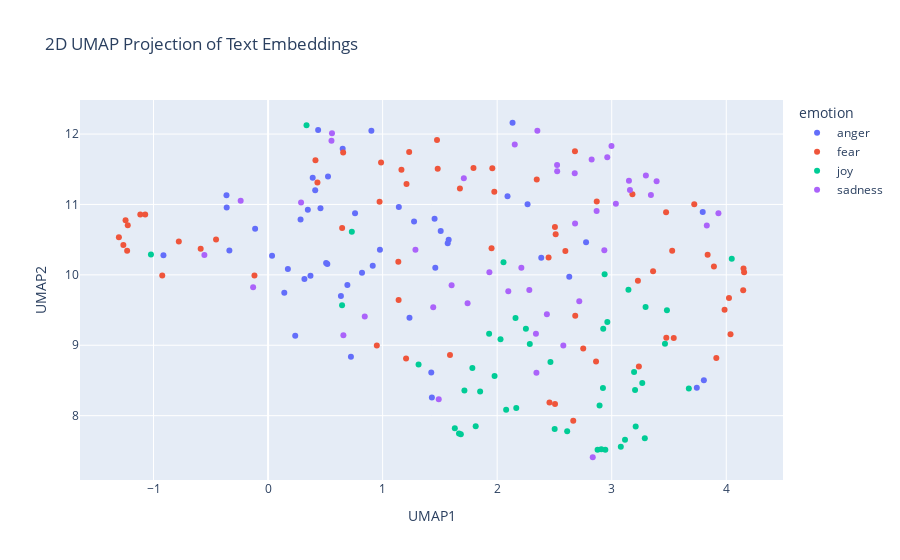

The notebook cell this image was saved under:
### Code cell
import pandas as pd
import numpy as np
import umap
import plotly.express as px

# Concatenate the training and test data
combined_df = pd.concat([train_df_new, test_df_new], ignore_index=True)

# Prepare the embeddings for UMAP
# Convert the list of embeddings into a 2D numpy array
X_embeddings = np.array(combined_df['embeddings_values'].tolist())

# Apply UMAP for dimensionality reduction
reducer = umap.UMAP(n_components=2, metric='cosine', random_state=28) 
embedding_2d = reducer.fit_transform(X_embeddings)

# Create a DataFrame for plotting
df_plot = pd.DataFrame(embedding_2d, columns=['UMAP1', 'UMAP2'])
df_plot['emotion'] = combined_df['emotion']
df_plot['intensity'] = combined_df['intensity']
df_plot['text'] = combined_df['text']


# Visualize the embeddings with Plotly
fig = px.scatter(
    df_plot,
    x='UMAP1',
    y='UMAP2',
    color='emotion',  # Color points by the 'emotion' column
    hover_data=['text', 'intensity'],  # Show text and intensity on hover
    title='2D UMAP Projection of Text Embeddings'
)

fig.show()

### Figure 1 — Plotly figure (JSON) as saved in the notebook; plotly's stock layout.template omitted (floating-point values rounded to 4 significant figures)
{"data": [{"customdata": [["Delete this shit Josh just screenshotted my snap me", 0.583], ["Tonight's #DragRace #AllStars2 episode GAVE ME LIFE! Yaassss queens! #teamalaska #teamkatya #revenge #bwahaha", 0.2], ["@healeyraine I'm offended, I actually am", 0.479], ["Some Mexican ladies irritate the fuck outta me. Have a their own lil preschool of fucking kids for the welfare &amp; allllat smh.", 0.771], ["come on let's make em hate 😘make em pout they face 👿😩.", 0.521], ["@Casper10666 I assure you there is no laughter, but increasing anger at the costs, and arrogance of Westminster.", 0.604], ["When you forget to mention you were bought dreamboys tickets 🙄😂 ", 0.354], ["You can't fight the elephants until you have wrestled the pigs. #quoteoftheday #relentless", 0.271], [".@DIVAmagazine than straight people. Even the arse straight guys who think that means a threesome is fine.  ", 0.517], ["Listening to Joey really helps me and my anger.", 0.5], ["I wish the next madden has a story mode too. Just like Fifa 17 #madden", 0.312], ["I need a 🍱sushi date🍙 @AnzalduaG 🍝an olive guarded date🧀 @lexiereid369 and a 👊🏼Rockys date🍕 #tiff", 0.354], ["@saclivin @MrsCagg specific &amp; intentional way. And part of that intention is to provoke conversation around systemic racism towards blacks.", 0.583], ["😳The intensity that @sydneyswans play at is extraordinary #relentless #AFLCatsSwans #AFLFinals 🏉👏🏿", 0.292], ["@ThomsonCares Sam- yes we have! Not helpful at all! We need this sorting ASAP! You keep promising stuff that doesn't happen!!!! #fuming", 0.771], ["you know cyran still hasn't done makeup based on jeongguk's tiddy like i suggested and i'm ", 0.375], ["@CI  I don't think Monalisa has respect for anyone but herself! I think she'll ruffle a few feathers. #TheJail", 0.625], ["Some bloke on the train who's obviously trying to provoke West Ham fans by loudly slagging off the stadium to his mate on the phone", 0.434], ["@brian5or6 turn that shit off!   Home Button under Accessibility. \\n\\nWhen did innovation become mind fuckery? . #iphonePhoneHome", 0.688], ["@VodafoneUKhelp @VodafoneUK wow!! My bill is £44.77 and hav a text from u to prove that and you have taken £148!!!!! #swines #fuming #con!", 0.792], ["@StarklyDark 'I know you trusted me.' His words were soft as he ignored the anger and focused on the hurt beneath. 'I know I screwed up.' --", 0.562], ["GAMEDAY VS BUFORD TODAY AT 5:30 AT HOME!!!!!!!!! NEVER BEEN SO EXCITED #revenge", 0.354], ["Candice's pout is gonna take someone eye out mate! #GBBO", 0.542], ["@Thebeast_ufc what happened to the suicide tweet it was a joke obviously how could that offend anyone?🤔", 0.542], ["@girlsreallyrule Both Trump + King are relentless self-promoters who don't give a rip about anyone else. A perfect match for both Donalds.", 0.521], ["I've been wanting salty fries from McDonald's since yesterday and I'm burning my fingers eating them bc these shits 🔥🔥🔥", 0.396], ["I offend u", 0.417], ["As if he heard my thought on the ether, my #ex has just posted #facebook pic of himself snuggling up with said #cats... now Im just ", 0.438], ["@Hoopdawg87 @MickThePerm Meanwhile white cops keep killing black people. But there's less outrage about that. Strange society that.", 0.5], ["@m_t_f_72 I'm not surprised, I would be fuming! 😤", 0.479], ["@cc_yandian @HillaryClinton her team must draw from a hat for daily personality #drugged  #yeller #quiet #screamer #😂😂", 0.521], ["@TaraSetmayer @oliverdarcy AA have the right of passage when it comes to the 'N' word.  Why should he insult him in his church.  Ignorant!", 0.562], ["I was going to say that Rooney is a shadow of his former self but I don't want to offend any shadows. #NTFCvMUFC", 0.396], ["@Kim_is__bored exactly what I have been saying on fb.. ", 0.354], ["Get to work and there's a fire drill. #fire #burning #outthere #inthedark", 0.479], ["@WestonKoury so leafy can roast the Pokemon go kid but not you what an outrage that just means that he is more relevant than y-I mean kisses", 0.491], ["Why are people that don't have iPhones so bitter about iPhones???? Can someone explain", 0.625], ["when you find out the initiative isn't even a thing 😧 #revenge", 0.542], ["@fluffysoftlouis no no. I insist that you give me your best insult first", 0.562], ["Why to have vanity sizes?Now sizes S,XS(evenXXS sometimes) are too big, WTF?! Dear corporate jerks, Lithuania didn't need this. #rant #angry", 0.708], ["#oow16 #sting decent new song", 0.125], ["Just joined #pottermore and was sorted into HUFFLEPUFF 😡😡😡 ", 0.438], ["Might just leave and aggravate bae", 0.417], ["@DxfyingGrxvity - frustration, looking up at Elphaba in a frown of aggravation. Her high pitched voice was growing more and more --", 0.604], ["Sorry guys I have absolutely no idea what time i'll be on cam tomorrow but will keep you posted. ", 0.202], ["Everybody talking about 'the first day of fall' but summer '16 is never gonna die #revenge @Drake", 0.417], ["@LeonWobYP b***er off. NCFC is a grudge match :)", 0.542], ["I wouldn't have #anger issues.....if she didn't have #lying issues.....think about that one. #pow #lies #confusion", 0.5]], "hovertemplate": "emotion=anger<br>UMAP1=%{x}<br>UMAP2=%{y}<br>text=%{customdata[0]}<br>intensity=%{customdata[1]}<extra></extra>", "legendgroup": "anger", "marker": {"color": "#636efa", "symbol": "circle"}, "mode": "markers", "name": "anger", "orientation": "v", "showlegend": true, "type": "scatter", "x": [0.4574, 3.743, 0.3701, 0.3471, 0.8201, 1.274, 2.385, 0.237, 0.2835, 1.425, 2.134, 1.235, -0.3614, 0.7233, 0.6513, 1.577, 0.03466, 0.6358, 0.3896, 0.4371, 2.629, 3.804, 0.9136, 0.1729, -0.3378, 0.7592, 0.1415, 1.454, -0.3633, 1.142, -0.9136, -0.1132, 0.6923, 0.9765, 3.795, 0.5173, 0.4114, 2.09, 0.3173, 0.5232, 1.43, 0.9019, 1.46, 1.568, 2.776, 2.265, 0.5068, 1.507], "xaxis": "x", "y": [10.94, 8.395, 9.987, 10.92, 10.03, 10.76, 10.24, 9.137, 10.79, 8.613, 12.16, 9.391, 10.96, 8.837, 11.79, 10.5, 10.27, 9.7, 11.38, 12.06, 9.972, 8.502, 10.13, 10.08, 10.35, 10.87, 9.746, 10.8, 11.13, 10.96, 10.28, 10.65, 9.855, 10.36, 10.89, 10.15, 11.2, 11.12, 9.94, 11.4, 8.256, 12.05, 10.1, 10.45, 10.46, 11.0, 10.17, 10.62], "yaxis": "y"}, {"customdata": [["@GuardianAus @guardian because there is a realistic probability that a clown might be their next president. #clown #uspol ", 0.604], ["#Muslims are the principle victims of #terrorism. More Muslims are dying at the hands of these #terrorists than anyone else. #YounusAlGohar", 0.583], ["@Gibberman10 @ScottHoward42 any of y'all remember when MLB tried a futuristic jersey those were all ", 0.24], ["Swear to God don't get a smart meter from your power company, 8 months of daft bills, 6 visits from British Gas  #stressed", 0.625], ["Today's alarm shows how unprepared professors and students are when it comes to emergency protocols. We don't know where to go @CalStateLA", 0.667], ["@ChrisChristie You have no Police credentials-You were a litigator. Nothing more-No Experience.#Sad #TrumpPuppet #Felon #bully #jersey4sale", 0.479], ["Malins with another surging run forward almost sets McCreadie up at the far post.  Decent game for the neutral, nervous for @Lewes_cfc fans", 0.6], ["It was an #amazing #start to the first #fall  day. Will it be an #Indiansummer", 0.292], ["In my room 101 would go  Russell Howard,Tom Odell,Michael Buble!!! #pants #nogood #dire", 0.438], ["Everything you’ve ever wanted is on the other side of fear. –George Addair #ThursdayThoughts #yourpushfactor  #life #quote", 0.271], ["6. 5 minutes to perform and I'm #nervous I wish these noises would stop #handicapped #annoyed", 0.875], ["@PatBlanchfield so you mean “like Uber but for despair for someone other than the driver'", 0.455], ["@LFC What an awful team", 0.312], ["@ExpressScripts u shd b embrrssd. u jack up my bp meds twice and it will still take 3-5 days? Not express at all. #expressscripts #horrible", 0.562], ["@MasterTomTheDom  I hate winter, I dread it's arrival.", 0.556], ["Tomorrow is the day I cut and dye my hair! 😳  #excited", 0.438], ["#NewYork: Several #Baloch &amp; Indian activists hold demonstrations outside @UN headquarters demanding Pak to stop exporting #terror into India", 0.59], ["Recording some more #FNAF and had to FaceTime my mum to let her know I was okay after I let out a high pitched scream 😂 #horror #suchagirl", 0.604], ["i wanna passion and fear", 0.5], ["Georgia Tech's Secondary is as soft as a marshmallow. ", 0.125], ["When you make a great tasting shake and no words can describe it!😃👌🏻  #herbalifenutrition #tastesogood #nowords", 0.125], ["That goes the #alarm", 0.479], ["@kevinrouth Now that's what I call a gameface! #gameface  #intimidate", 0.458], ["That free kick from Rooney was awful", 0.333], ["shake fries", 0.181], ["Going to get myself a copy of @StephenKing's CUJO for an upcoming project that I can't talk about just yet.  #amwriting", 0.292], ["False alarm, she's not coming out today 😞", 0.521], ["@MidgetTamer @RAIDERS @52Mack_ Make him be a bully. Sit him in a room by himself and let him look at Debo all day.", 0.438], ["Ready for my sweet princess to arrive. I'll he 37 weeks this Saturday! #excited #nervous", 0.352], ["For the last 2 years the U.S. has been averaging about 4 terrorist attacks a month. Good debate topic. #Trump #Hillary ", 0.438], ["@TeaPartyOrg Hes right when the Civil war starts it will be wall to wall terrorism and i don't fancy the Muzzy's chances", 0.66], ["@falklands_utd @mauriciomacri \\nbecause distrust in life , Argentina has a lot of heart and this President is worth every vote.", 0.312], ["I had a dream that I dropped my iPhone 7 and it broke T_T #cry #iPhone7 ", 0.833], ["Yo Yo Yo,my name is #DarthVader \\nI feel like I need to puff on my inhaler (I'm no rapper but that was some sick bars) #breathless #bars #rap", 0.208], ["While we focus on issue of #IPCA @IHFOKids Indulges in #intimidation @BringRoshniHome @ChildrensIssues @MEAIndia @MinistryWCD #StopCruelty", 0.562], ["Round 2  #pcola", 0.229], ["@Mickeyplyler @QualkTalk the refs are in GT's favor tonight. #terrible", 0.312], ["if anyone spoils any of my fucking shows I will haunt you in the afterlife so help me god", 0.451], ["Home is where the heart lies ! Love my little island but my birth city just ain't acting right &amp; im not feeling too good about it #restless", 0.583], ["@BigDaddyx47 awe I'm sorry! I have 2 dogs 3 cats &amp; a snake", 0.188], ["#BB18 Michelle crying  again #shocking #bitter He's  just not that into you 😢#TeamNicole", 0.521], ["@twlldun @bbcquestiontime @JacobReesMogg @leicesterliz @normanlamb @CarolineLucas @JuliaHB1 Oh god, not Brewer again. The horror, the horror", 0.696], ["@eclecticbrotha Thanks, big bro. It's shake and bake and you helped.", 0.184], ["I have to finally tell my therapist about my sexuality ... last frontier ... not sure I can do it in the AM #fear #SingleGirlProblems", 0.938], ["Just had a massive argument with my alarm today... I didn't want to get up. I don't know how we're going to fix this by tomorrow morning 😕", 0.667], ["Home is where the heart lies ! Love my little island but my birth city just ain't acting right &amp; im not feeling too good about it ", 0.583], ["You don't know what to expect by Brendon's video lmao LA devotee video got me shook ", 0.354], ["@datboyJuniorE lool soon as man start loosing weight.  Its panic", 0.604], ["Damnnit! Gonna be 1400 pts shy on Chiefs Rewards of getting a post game photo.", 0.521], ["Thank god the feds did not raise rates. Assume they are nervous about a world where 990 is the new employee  form  &amp; the safety net is zilch", 0.45], ["Starting not to give a fuck and stopped fearing the consequence", 0.396], ["@fatgirlhealthy @MBSCBILL ....so that what do to use violence and intimidation for a polictical agenda.; aka terrorism?", 0.667], ["Tweeting from the sporadic wifi on the tube #perilous", 0.434], ["At school, my classmate is with me at music class and he sang Hallelujah like, god, with my friend we were breathless.", 0.22], ["I know this is going to be one of those nights where it takes an Act of God to fall asleep. ", 0.771], ["@CNNPolitics I can't wait to hear what he had to say about the brilliant Dr. Hawking... it should be rich... In the poorest of taste! #bully", 0.354], ["On @Varneyco/@FoxBusiness to talk latest on #Chelsea Bombing + #Ahmad_Khan_Rahami's trips to #Afghanistan/#Pakistan #tcot ", 0.604], ["Honestly, there are some awful people on the internet... smh...", 0.542], ["By officialy adopting #BurhanWani, a #Hizbul terrorist, #Pakistan n #NawazSharif hv md a cardinal mistake 2day tht'll haunt fr years. #UNGA", 0.72], ["@BuzzFeed so this houses will get into my instestines and scare my poop and I'll shit my pants?", 0.7], ["@RyanAbe awe yay thank god I was so worried.", 0.5], ["@ccrago It was dreadful, even after he met the Catfish he still thought it was her!", 0.5], ["When you're scared to press send #bgoodthepoet #PrayForMe #ThisIsAGodDream #career #help #fear #heart #HeartRacing", 0.842], ["@ChrissyCostanza and have social anxiety. There is many awkward things wrong with me. 😄", 0.771]], "hovertemplate": "emotion=fear<br>UMAP1=%{x}<br>UMAP2=%{y}<br>text=%{customdata[0]}<br>intensity=%{customdata[1]}<extra></extra>", "legendgroup": "fear", "marker": {"color": "#EF553B", "symbol": "circle"}, "mode": "markers", "name": "fear", "orientation": "v", "showlegend": true, "type": "scatter", "x": [-0.7792, -1.244, 1.475, 0.6556, 3.721, -0.5884, 1.205, 3.237, 1.232, 4.148, 3.838, 2.346, 0.9864, 0.4136, 1.975, 3.913, -1.23, 3.892, 4.024, 1.137, 2.664, 3.475, 0.9494, 0.9735, 2.505, 2.682, 2.869, -0.1189, 4.037, -1.225, -1.115, 2.449, 2.679, 3.542, -0.9238, 1.588, 1.164, 0.6467, 2.511, 2.595, 1.958, 1.481, 2.457, 4.156, 3.181, 2.504, 3.229, 1.951, 1.793, 2.751, 3.985, -1.073, 1.14, 3.477, 3.361, -0.4543, -1.302, 1.209, -1.264, 0.4309, 2.863, 1.675, 4.151, 3.528], "xaxis": "x", "y": [10.47, 10.78, 11.91, 11.74, 11.0, 10.37, 8.811, 8.697, 11.75, 9.78, 10.28, 11.35, 11.6, 11.63, 11.18, 8.818, 10.34, 10.12, 9.67, 10.19, 7.927, 10.89, 8.996, 11.04, 8.166, 9.42, 11.04, 9.992, 9.158, 10.7, 10.86, 10.24, 11.76, 9.104, 9.991, 8.861, 11.49, 10.67, 10.58, 10.34, 11.51, 11.51, 8.187, 10.04, 11.15, 10.68, 9.917, 10.38, 11.52, 8.954, 9.505, 10.86, 9.643, 9.105, 10.05, 10.5, 10.53, 11.29, 10.42, 11.31, 8.77, 11.23, 10.09, 10.34], "yaxis": "y"}, {"customdata": [["Watching Avatar and wondering why I took so long to watch this *collapses in a joyous heap*", 0.58], ["i'm doing laundry and watching that 70's show with a bunch of strangers.  #birthday #to #me", 0.42], ["I'm such a fan of endless #laughter with #friends and enjoying #happiness together. #FridayFeeling #weekend", 0.854], ["To all who follow me, whether we've ever talked or not hope you have a joyous life. Goodbye.", 0.458], ["Watch this amazing live.ly broadcast by @katyy.mae #lively #musically", 0.646], ["@footballmcd agreed. Memphis looks lively also", 0.395], ["My two older boys were elated, my toddler was terrified. I have pics of his poor little face peeping through the hole in the basket.", 0.38], ["@MericanMainer AWW. I had a Maine Coon when I was little named Ted Eddy the Wonder Cat. They're such good cats! Very playful and sweet", 0.604], ["@mehnazt @Mel_Harder I live a life devoid of mirth. Come to think of it, there aren't enough taco bowls in my life, either.", 0.3], ["Athenian: When mirth is the order of the day, he ought to be honoured most who gives most mirth to the greatest number (Laws)", 0.354], ["Evening all. Don't forget it's #RobinHoodHour TONIGHT 🏹\\n\\n #bizitalk #bizhour #southyorkshire #MansfieldHour  #sheffieldHour #NottsHour", 0.438], ["Gas prices are hilarious. Cause they're simultaneously super subsidised and taxed", 0.22], ["Apparently all the money in the world can't buy a single person to tell you not give your own waist a hearty two-handed pinch while onstage.", 0.16], ["#smile every morning to a positive head start with your #clients relations", 0.562], ["@Matalan when the lady in Xmas dept answers your call as 'hello mrs Xmas' yep true story #winning #Xmas #cheer #goodcustomerservice ❤ 📞👍😊", 0.74], ["myself that despite the absolute delight my children and I would feel having a kitten in our home, the misery my husband would feel is more.", 0.327], ["@liamch88 yeah! :) playing well #optimism", 0.625], ["@beingbrilliant @johnmurrays you're welcome. It's genuinely made me give my head a wobble and realise what's important in life.  #smiling", 0.625], ["@PeteSpencer007 Are you always so relentlessly positive? Your constantly cheerful optimistic disposition starts to grate after a while.", 0.34], ["@TheDemocrats dilemma, blaiming everything on the Bushes, but acting gleeful over their endorsement. #Election2016 #Trump", 0.208], ["@RobRiggle @joelmchale @NFLonFOX I still can't get jimmy garoppolo out of my head and it's been almost 3 weeks. Thanks a lot! #hilarious", 0.729], ["Watch this amazing live.ly broadcast by @matt.boss  #musicallyjh", 0.4], ["15 minutes of yoga to your breakfast routine will change your day #preparation #sunriseyoga #bodyawareness #health #yoga  #stretch", 0.521], ["@kevinmenzel annual reminder that i don't care and will cheerfully eat anything so labeled", 0.519], ["Gloriosa Bazigaga on #Rwanda work: 'I lost relatives in genocide but 15 yrs of peacebuilding has given me optimism it's within our power'", 0.2], ["#ThisIsUs has messed with my mind &amp; now I'm anticipating the next episode with #apprehension &amp; ! #isthereahelplineforthis", 0.4], ["Watch this amazing live.ly broadcast by @broitzmax  #musically", 0.48], ["To insure good health: Eat lightly, breathe deeply, live moderately, cultivate cheerfulness, and maintain an interest in life.", 0.48], ["Happy birthday @iRidhiDogra keep smiling always.Wishing you a wonderful year ahead mam", 0.74], ["@R1Breakfast Totes had to re-listen to the endless hilarity that was Tom Odell's 'raaar' this morning 😂😂😂 @grimmers @fionaradio @TinaDaheley", 0.66], ["@JackAndJack I'm so lively for listen💗😀", 0.771], ["It's finally raining in Ashland, Oregon. We've been parched all summer &amp; fall. The plants &amp; people are rejoicing!", 0.66], ["@yoursecretsub1 Trust me dear, if you want to make anything invisible, hang a wet paint on it, and hilarity will ensue.", 0.521], ["repentance, and trusting in Christ. It is lowly and painful, but it is also joyous, peaceful, and absolutely glorious. (2/2)", 0.479], ["@yoshi_lucky Good morning.Let's start with a smile!\\nLet's enjoy life in a cheerful way!\\nDon't worry be happy!", 0.769], ["It's Thursday which means it's Grey's day #TGIT #rejoice", 0.56], ["@Bluebelle89 @lsmith855 liking the optimism", 0.54], ["@Gronnhair @buryprofs @DittoBistro it was indeed lovely and the team were incredibly attentive and on the ball. Cheese was a lively gesture!", 0.646], ["TheNiceBot: IndyMN I thought the holidays could not get any more cheerful, and then I met you. #TheNiceBot #الخفجي", 0.769], ["@tomderivan73 😁...I'll just people watch and enjoy a rare show of optimism", 0.438], ["Tutoring gives me such an exhilarating feeling. I love helping people 😌", 0.896], ["It feels good to get outside for a minute and get some fresh air.  It's hard to stay cooped up inside all day ", 0.58], ["[Moment of levity on the B41] Baby: I want ISIS! Give me ISIS!\\nMom: Shh!\\nBaby: I want ISIS!\\nWest Indian woman: She wants what?\\nMom: *Ices*.", 0.521], ["@airtelindia have some issues with my broadband bill ,I am charged for the month before I signed up with airtel.. #hilarious", 0.34], ["@GigaFag @pipertownsend_ snapchat new would beg to differ ", 0.156]], "hovertemplate": "emotion=joy<br>UMAP1=%{x}<br>UMAP2=%{y}<br>text=%{customdata[0]}<br>intensity=%{customdata[1]}<extra></extra>", "legendgroup": "joy", "marker": {"color": "#00cc96", "symbol": "circle"}, "mode": "markers", "name": "joy", "orientation": "v", "showlegend": true, "type": "scatter", "x": [3.267, 3.482, 3.209, 2.923, 1.683, 1.314, 3.296, 2.251, 2.938, 3.289, 1.93, 2.16, 2.055, 2.944, 2.502, 3.146, 1.714, 2.611, 1.784, -1.023, 2.167, 1.63, 3.08, 2.029, 2.926, 4.048, 1.667, 3.116, 2.877, 2.078, 1.813, 3.195, 2.285, 2.962, 2.909, 3.673, 1.977, 1.851, 2.894, 2.465, 3.204, 3.465, 0.6459, 0.3356, 0.7312], "xaxis": "x", "y": [8.463, 9.499, 7.847, 8.392, 7.737, 8.727, 9.544, 9.235, 10.01, 7.677, 9.162, 9.386, 10.18, 7.514, 7.809, 9.787, 8.358, 7.777, 8.675, 10.29, 8.111, 7.822, 7.558, 9.084, 9.236, 10.23, 7.748, 7.658, 7.515, 8.084, 7.85, 8.619, 9.017, 9.33, 7.524, 8.387, 8.562, 8.343, 8.145, 8.762, 8.364, 9.022, 9.568, 12.13, 10.61], "yaxis": "y"}, {"customdata": [["What a sad day...1st day of Fall...I don't dislike Fall...I just LOVE Summer #FirstDayofFall #goodbyesummer #sadness #bathingsuitsforever", 0.604], ["@Damn_It_Dillon @SamUndomiel of course! This is a happy hentai, not a sad or gloomy one", 0.208], ["tones - \\n: 1/2 of my favourite chris pine stans. i love tones more than anything, mt sweet summer child i will attack anyone who hurts her", 0.271], ["#Terencecutcher #Tulsa the man onthe helicopter said he looks like a bad dude, that is the problem, when they see black they see bad, ", 0.521], ["It's sad when your man leaves work a little bit late and your worst fear is 'Oh no!! Did he get stopped by the police?!?! ' #sad #ourworld", 0.688], ["In the name of our Lord &amp; Saviour Harambe we pray, bless all apes across the world.\\n\\nHear our solemn oaths and pardon sympathetic hominids.", 0.333], ["@SkyNews err I wasnt gloomy.  17.2 mio people were not gloomy only #remain were #Brexit", 0.458], ["Got paid to vacuum up rat poop. (-: never a dull day in the biology department ...", 0.521], ["I wanna see you smile I don't wanna see you make a frown", 0.333], ["It's now September and we're still battling a situation that was said to be handled March of this year. @ATT this is unacceptable ", 0.646], ["@Uber_RSA when you click over and over again for a cupcake but there are no vehicles available... #sadness", 0.708], ["Leeds surely to drop the prices for that cup tie, rather than the dismal attendance last night..", 0.479], ["It feels like there are no houses out there for us. With the most basic requirements I have, there are literally no options. #discouraged", 0.729], ["When you're on a train as its pitch black outside and you have no idea where you are... #travel #whereami #lost #adventure", 0.438], ["@deshbhakthoon always unhappy and easily offended.", 0.604], ["@JohnWildy71 something, too confused to type an entire word 😜 See, I can laugh again. My hour of sadness has almost passed", 0.396], ["@Lesdoggg take me with you!! JK. Have fun, relax, get a massage or two and chill. Don't eat the cucumbers, most places frown on that.", 0.206], ["untypical kinda Friday #dull", 0.542], ["My friends tell me I'm pretty. Trigger tells my I'm ugly. I first was confused but then realised I'm both. Pretty ugly. #tru #sad #tumblr", 0.64], ["7 pax enjoyed the #gloom @Clayorangecrush @F3LakeMurray", 0.312], ["@DefiantSagacity — Hermione in a sort of thank you before sliding his own plate away from him before frowning at Ron as he continued to —", 0.306], ["@Fra93_bruno wow I'm just really sadden by that. Terrible", 0.875], ["It's been a week of awful connectivity with @TMobile no service or only 4G is not what Im paying for. #unhappy #poorservice", 0.87], ["Just told me wife there was a chance it would be 2 Sydney teams in AFL grand final. Her response: 'there's two SYDNEY AFL teams?' #serious", 0.375], ["MY CAR IS DENTED FROM THE HAIL sad", 0.688], ["im so gloomy today", 0.729], ["From My head to think it was better but obviously it's not #relapse #sadness #sickness #madness #misunderstanding", 0.688], ["I don't know why everyone is pretending to be sad about angelina and brad, everyone knows his dumb ass should've stayed with jennifer.", 0.354], ["I'm so proud he understands this, he shows love, thought and compassion    and it's not done in a clouded way..", 0.188], ["Good morning lovely people. Not gonna lie I've woken up feeling pretty glum.", 0.754], ["There's many things I don't care about, and many things I do that I don't speak on because it's such a heaviness even when released...", 0.625], ["@marielleblaine8 @princesskeilani I told pine I didn't want it so I didn't have to have it", 0.354], ["Am a very old person I can't handle some stuff....lol I just left her there.... Get back to me when you're sober", 0.455], ["The voice is all about Miley and Alicia this year. No longer about the contestants. #sad @thevoice", 0.604], ["i can't take u #serious unless u use #emojis", 0.271], ["@kayleighmcenany  @DonaldJTrumpJr Is that really all you can offer for those who sacrifice daily to keep you safe...? @kayleighmcenany ", 0.375], ["amateur author Twitter might be the most depressing thing I've ever seen", 0.688], ["All I want to do is watch some netflix but I am stuck here in class. #depressing", 0.667], ["I'd rather laugh with the rarest genius, in beautiful alliance with his own being, where he kept his sadness. #melancholy", 0.688], ["aaahhhh! a little @OtisRedding to soothe the soul. #music #blues", 0.197], ["@pmo100 @5liveSport .....I heard talk something is a miss. He looks weary.", 0.458], ["SOBRIETY®   trying to make being sober fashionable….can it be done ? #zeroalcohol #soberoctober #clubsoda #nomorehangovers #sober", 0.333], ["Folk Band 'Thistle Down' will be replaced by 'The Paul Edwards Quartet' at Laurel Bank Park Sat 24 11am - 3pm due to ill health #jazz #blues", 0.417]], "hovertemplate": "emotion=sadness<br>UMAP1=%{x}<br>UMAP2=%{y}<br>text=%{customdata[0]}<br>intensity=%{customdata[1]}<extra></extra>", "legendgroup": "sadness", "marker": {"color": "#ab63fa", "symbol": "circle"}, "mode": "markers", "name": "sadness", "orientation": "v", "showlegend": true, "type": "scatter", "x": [2.677, 2.578, 1.742, -0.2393, 2.524, 2.339, 3.342, 3.932, 2.834, 0.558, 2.523, 1.442, 2.825, 3.83, -0.1305, 2.717, 2.343, 3.298, 3.036, 3.392, 1.286, 1.709, 0.5534, 0.6575, 2.961, 3.151, 2.868, 0.2881, 2.434, 3.159, 2.281, 1.602, 2.097, 2.351, 0.844, -0.556, 2.153, 2.998, 2.936, 1.49, 1.932, 2.211, 2.68], "xaxis": "x", "y": [11.44, 8.995, 9.595, 11.05, 11.47, 9.164, 11.13, 10.88, 7.409, 12.01, 11.56, 9.541, 11.64, 10.7, 9.825, 9.624, 8.609, 11.41, 11.01, 11.33, 10.36, 11.37, 11.91, 9.144, 11.67, 11.34, 10.91, 11.03, 9.44, 11.2, 9.785, 9.852, 9.768, 12.05, 9.409, 10.28, 11.85, 11.83, 10.35, 8.232, 10.04, 10.1, 10.73], "yaxis": "y"}], "layout": {"legend": {"title": {"text": "emotion"}, "tracegroupgap": 0}, "title": {"text": "2D UMAP Projection of Text Embeddings"}, "xaxis": {"anchor": "y", "domain": [0, 1], "title": {"text": "UMAP1"}}, "yaxis": {"anchor": "x", "domain": [0, 1], "title": {"text": "UMAP2"}}}}
